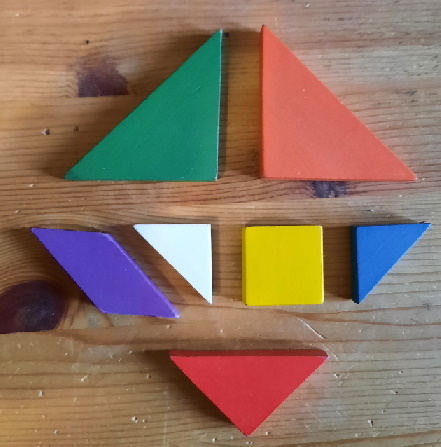
#> input picture Practicum/week 5/gekleurde blokjes (1).jpg, 441 x 447 px, found by its file name
$ python jimmeee.py
#> lines starting #> are read from the running program, lines starting #| are printed output that depends on the picture; after the words box and inside, x2 and y2 are one past the last pixel; in counts of white or black regions, pixels touching at a corner belong together
import cv2 as cv

img = cv.imread('Practicum\week 5\gekleurde blokjes (1).jpg')
#> img is the input picture: shape (447, 441, 3); mean B, G, R 96.4, 114.2, 139.9
img_hsv = cv.cvtColor(img,cv.COLOR_BGR2HSV)
#> img_hsv: shape (447, 441, 3); mean H, S, V 35.6, 115.7, 153.1

hsv_low = (170,100,127)
hsv_high = (180,255,255)

mask = cv.inRange(img_hsv,hsv_low,hsv_high)
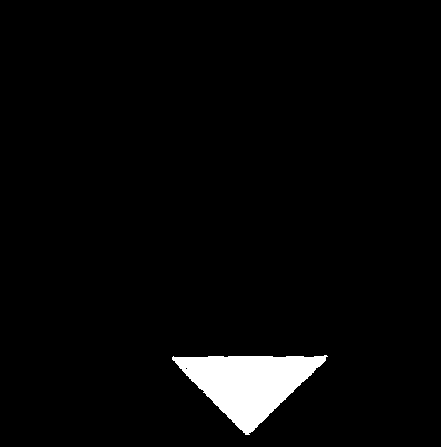
#> mask: shape (447, 441); 3.3% white; 1 white region

contours = cv.findContours(mask,cv.RETR_EXTERNAL, cv.CHAIN_APPROX_SIMPLE)
#> contours = 1 contour; box (x1, y1, x2, y2) and area: (172, 355, 328, 435) 6281
contours = contours[0] if len(contours) == 2 else contours[1]
contour_img = cv.drawContours(img.copy(),contours,-1,(255,255,255), 1)


cv.imshow('img',img)
cv.imshow('mask',mask)
cv.imshow('Contour',contour_img)
cv.waitKey(0)

cv.destroyAllWindows()
